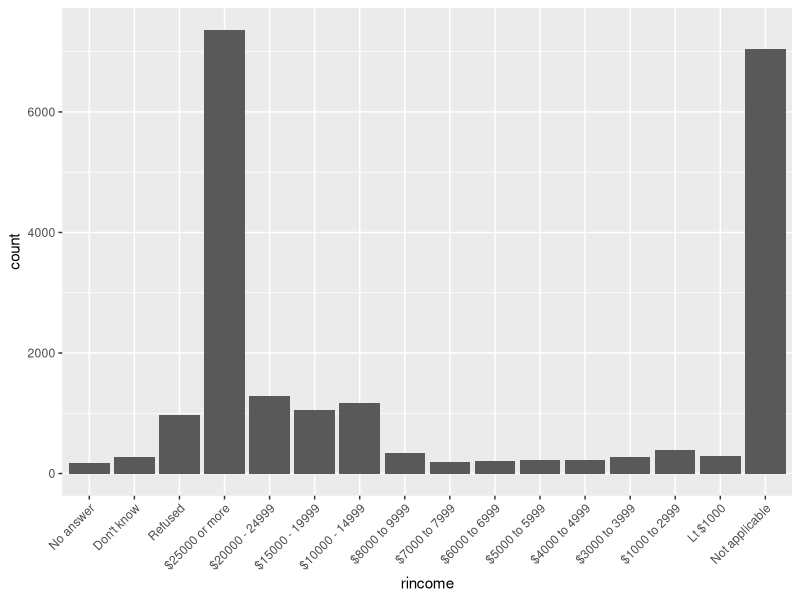
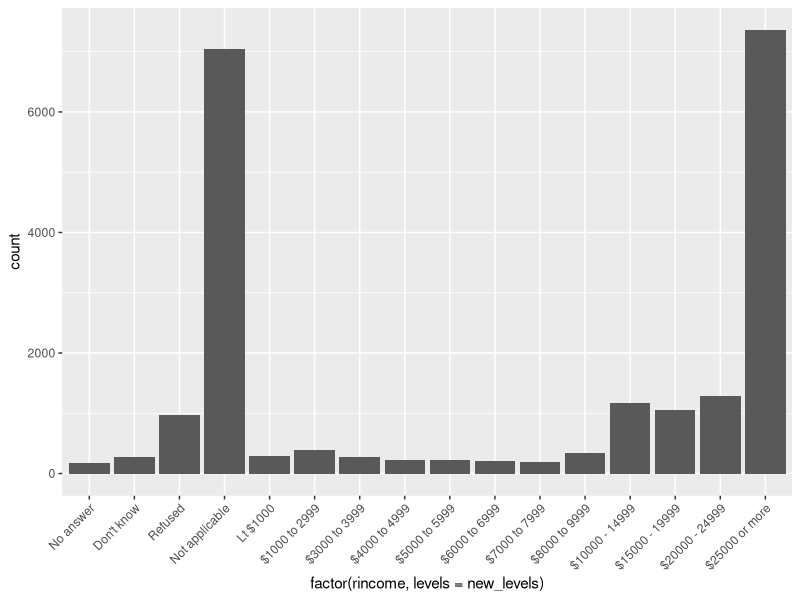
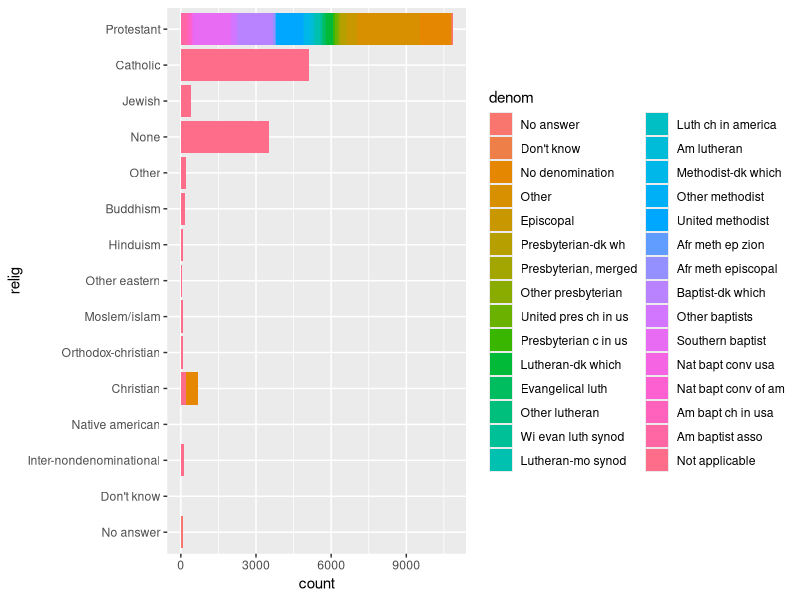
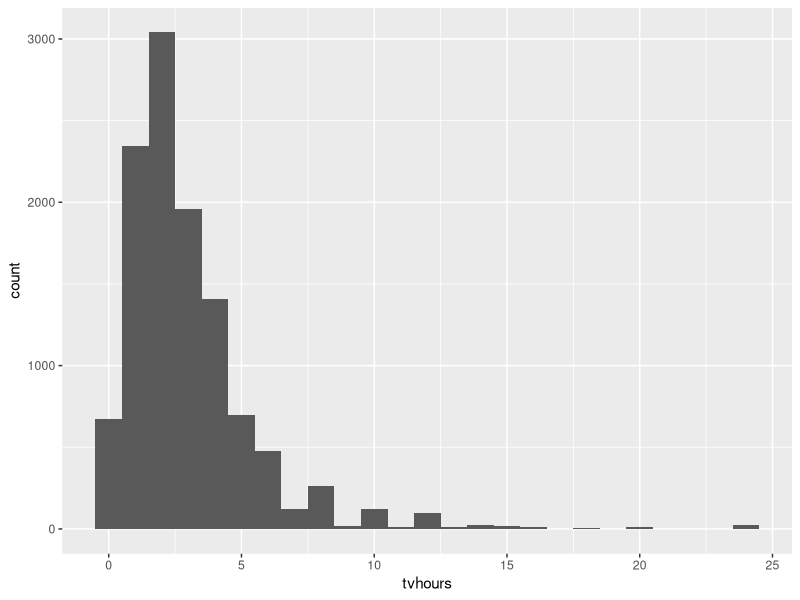
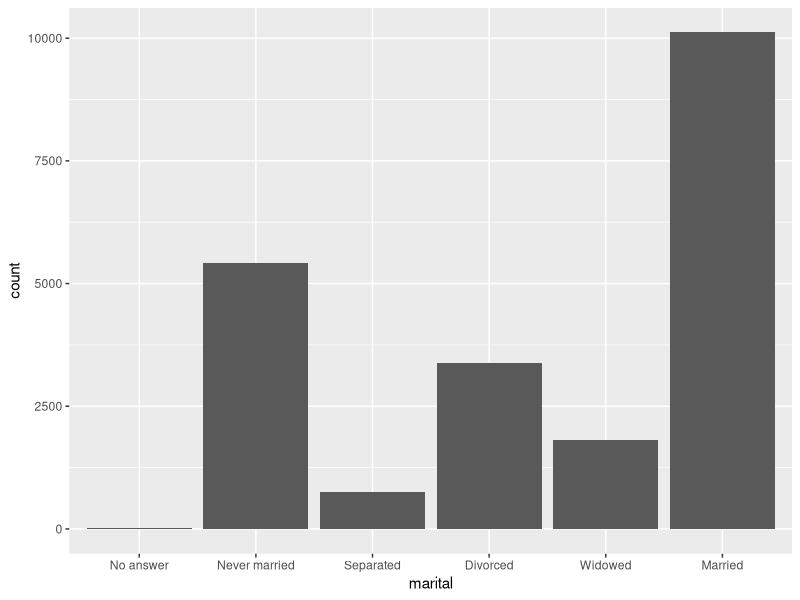
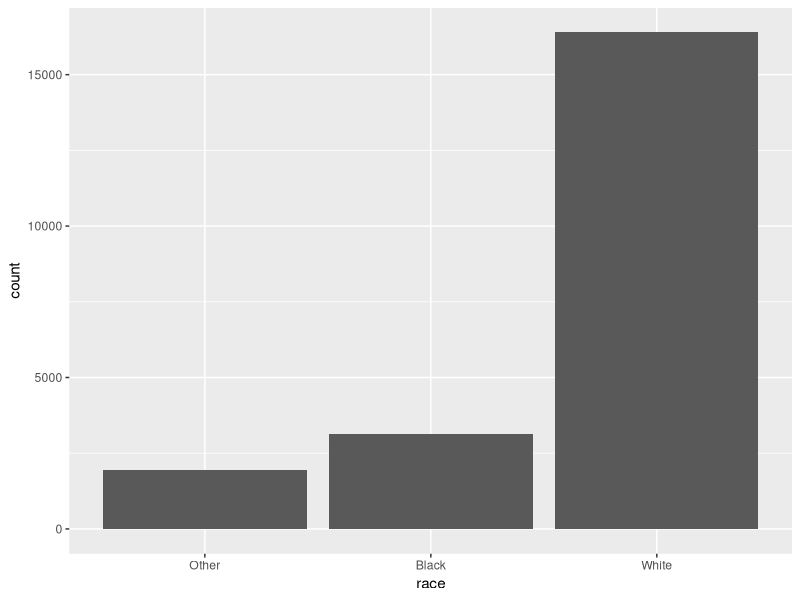
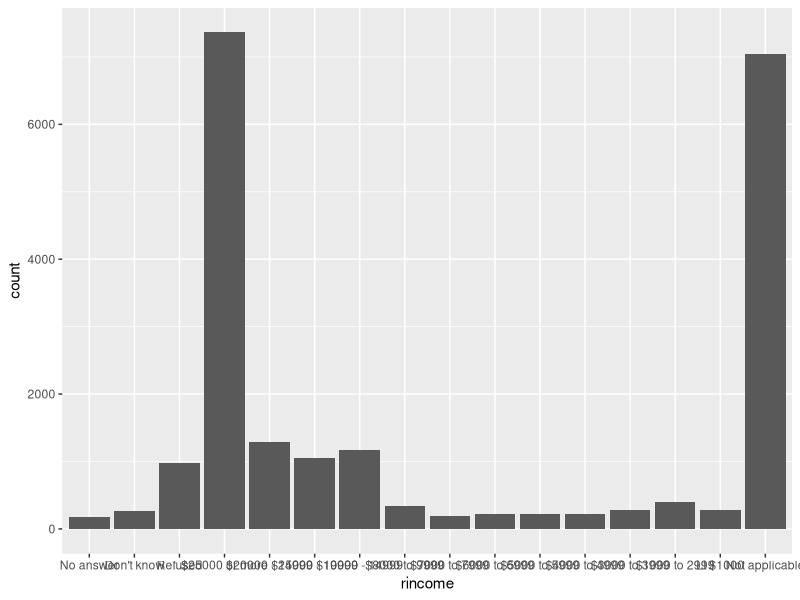
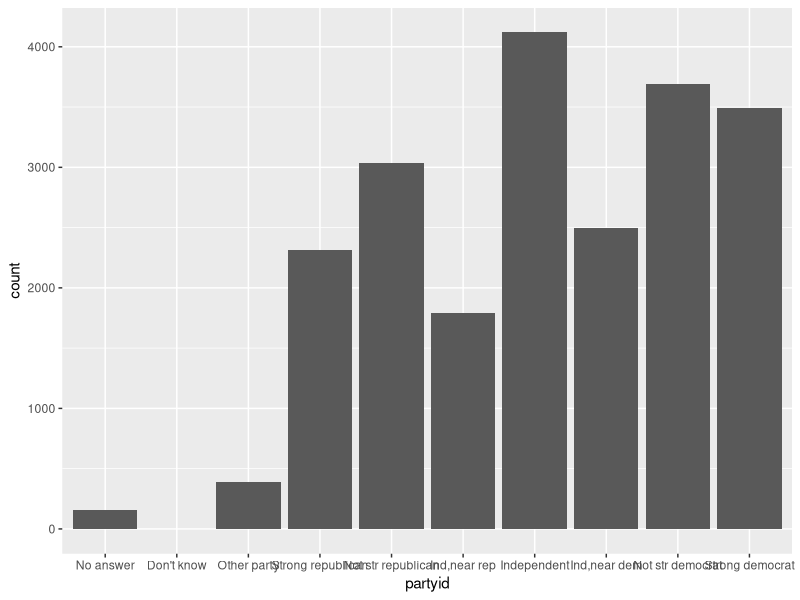

The R script that drew these images, in order:
## ---- chunk 1
knitr::opts_chunk$set(echo = TRUE)
library(tidyverse)
## ---- chunk 2
gss_cat |> 
  ggplot(aes(rincome)) +
  geom_bar()  +
  theme(axis.text.x = element_text(angle = 45, hjust = 1))
# There appears to be some order with the ranges of income generally going down, with Not applicable seeming to indicate someone with no source of reported income. Generally income should go up from left to right so I would probably change that. The answers that are effectively non-answers such as "No answer", "Don't know" and "Refused" are all grouped together which makes sense. 

rev_levels <- rev(levels(gss_cat$rincome))[1:13]
new_levels <- c("No answer", "Don't know", "Refused", rev_levels)

gss_cat |> 
  ggplot(aes(factor(rincome, levels = new_levels))) +
  geom_bar()  +
  theme(axis.text.x = element_text(angle = 45, hjust = 1))
# Could also improve the plot by making better groupings of the ranges, changing axis titles etc.
## ---- chunk 3
gss_cat |> 
  count(relig, sort = TRUE)
# Protestantism if the most popular

gss_cat |> 
  count(partyid, sort = TRUE)
# Independents are the most popular
## ---- chunk 4
gss_cat |> 
  group_by(relig, denom) |> 
  summarize(n = n())
# Looking at this table we see that Native Americans, Christians etc. answered either, No answer, Don't Know, No denomination, Not applicable etc. which suggests that denom doesn't apply to these religions. The only religious group that has answers other than the ones listed above is Protestants, with many denominations such as Episcopal, 	Presbyterian and Lutheran just to name a few.

gss_cat |> 
  group_by(relig, denom) |> 
  ggplot(aes(y = relig, fill = denom)) +
  geom_bar()
# We can see that Protestant is the entire reason as to why the legend is so large
## ---- chunk 5
gss_cat |> 
  ggplot(aes(x = tvhours)) +
  geom_histogram(binwidth = 1)
# There are definitely some erroneous entries. Anything above 16 hours I would wager are erroneous and still I would question why some people would respond that they watch TV on average for 10-16 hours a day however it seems plausible so we can keep them. Given these outlier values the mean probably isn't as good a summary. We should use the median instead

median(gss_cat$tvhours, na.rm = TRUE)
## ---- chunk 6
# Apply is.factor check to every column in gss_cat
gss_cat_factors <- gss_cat[, sapply(gss_cat, is.factor)]
gss_cat_vars <- colnames(gss_cat_factors)

# Loop through the levels of each variable
for (var in gss_cat_vars) {
  cat("Variable:", var, "\n")
  cat("Levels:", levels(gss_cat[[var]]), "\n\n")
}
# While we can get a lot of information just by looking at the order of the levels as to whether it is an arbitrary ordering or not, we should still plot the counts of each of these as they may be ordered by count. Using the levels overview, I think marital, race, and relig are probably arbitary. rincome isn't as there is a clear ordering for the different income buckets. partyid ranges from strong republican, to independents to strong democrat in an orderly fashion. Given the question we looked at in chunk 4, I imagine denom has been ordered by count.
## ---- chunk 7
gss_cat |> 
  ggplot(aes(x = marital)) +
  geom_bar()
# Doesn't seem to be count based, or based on the actual possible answers, as I would think Never married and Married would be next to each other.

gss_cat |> 
  ggplot(aes(x = race)) +
  geom_bar()
# I think maybe race isn't abitrary and is based on ascending count order

gss_cat |> 
  ggplot(aes(x = rincome)) +
  geom_bar()
# We saw this one in Chunk 4. There is some principled order to it

gss_cat |> 
  ggplot(aes(x = partyid)) +
  geom_bar()
# See above chunks arguments. This is principled

gss_cat |> 
  ggplot(aes(x = relig)) +
  geom_bar() +
  theme(axis.text.x = element_text(angle = 45, hjust = 1))
# It appears maybe similar region religions are grouped together? However the answers "Other" and "None" are just randomly slapped near the middle right of the plot, so my guess is this is arbitrary

gss_cat |> 
  ggplot(aes(y = denom)) +
  geom_bar()
# Despite what the plot might tell you, its likely principled. We saw that denominations only really correspond to if you're a Protestant or not. All the Protestant denominations are grouped together.
## ---- chunk 8
# They are refering to the following plot in the book:
rincome_summary <- gss_cat |>
  group_by(rincome) |>
  summarize(
    age = mean(age, na.rm = TRUE),
    n = n()
  )

ggplot(rincome_summary, aes(x = age, y = fct_relevel(rincome, "Not applicable"))) +
  geom_point()
# Because we used `fct_relevel` which takes a factor, f (in this case rincome), and then any number of levels that you want to move to the front of the line (in this case "Not applicable"). The front most entries will appear at the bottom.
## ---- chunk 9
gss_cat_prtyid <- gss_cat |>
  mutate(
    partyid = fct_collapse(partyid,
      "other" = c("No answer", "Don't know", "Other party"),
      "rep" = c("Strong republican", "Not str republican"),
      "ind" = c("Ind,near rep", "Independent", "Ind,near dem"),
      "dem" = c("Not str democrat", "Strong democrat")
    )
  ) |> 
  group_by(year, partyid) |> 
  summarise(n = n()) |> 
  group_by(year) |> 
  mutate(n_year = sum(n),
         prop_partyid = n / n_year) |> 
  ungroup()

gss_cat_prtyid |> 
  ggplot(aes(x = year, y = prop_partyid, colour = partyid)) +
  geom_line()
# Other has remained relatively the same, republican has continued to drop since about 2004 when it was at its peak. Independent has gone up and down but is trending upwards more recently. Democrat support appears to remain the same with it being slightly higher in more recent years.
## ---- chunk 10
levels(gss_cat$rincome)

gss_cat_rincome <- gss_cat |>
  mutate(
    rincome = fct_collapse(rincome,
      "Unknown" = c("No answer", "Don't know", "Refused", "Not applicable"),
      "Less than $1000" = c("Lt $1000"),
      "$1000 to 4999" = c("$1000 to 2999", "$3000 to 3999", "$4000 to 4999"),
      "$5000 to 9999" = c("$5000 to 5999", "$6000 to 6999", "$7000 to 7999", "$8000 to 9999"),
      "$10000 to 19999" = c("$10000 - 14999", "$15000 - 19999"),
      "Greater than $20000" = c("$20000 - 24999", "$25000 or more")
    )
  )

gss_cat_rincome |> 
  ggplot(aes(rincome)) +
  geom_bar()
## ---- chunk 11
# Referring to the following code:
gss_cat |>
  mutate(relig = fct_lump_n(relig, n = 10)) |>
  count(relig, sort = TRUE)

# To be more clear, the question is asking us why aren't there ten groups and another group "Other" which buckets the rest of the religions if they don't "fit". Currently there is only 9.

?fct_lump
#> other_level	Value of level used for "other" values. Always placed at end of levels.
# The default is "Other". Lets change this parameter to a different argument and see what happens
gss_cat |>
  mutate(relig = fct_lump_n(relig, n = 10, other_level = "Else")) |>
  count(relig, sort = TRUE)
# Now we have 10 groups excluding our other_level, "Else". If we look at the levels of relig in gss_cat we can get a better understanding of whats happening and why.

levels(gss_cat$relig)
# The original dataset already has a group in relig called "Other", so what happened is it combined the total count from all the religious groups that didn't make it into the top 10 (n = 234) with the group "Other" which was already an option (n = 224). Notice how the code in the book makes sense of this as "Other" has an n value of 458 (which is 234 + 224)
